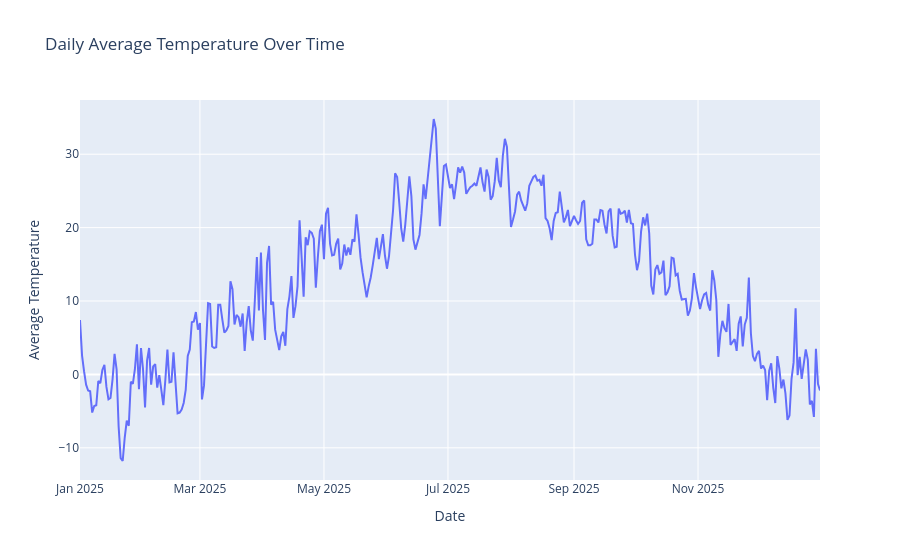

The code cell stored with this chart in its notebook:
### Markdown cell above
### Temperature

### Code cell
fig = px.line(
    weather_daily,
    x="date",
    y="temperature_2m_mean",
    title="Daily Average Temperature Over Time",
    markers=False
)

fig.update_layout(
    xaxis_title="Date",
    yaxis_title="Average Temperature",
    hovermode="x unified"
)

fig.show()

### Figure 1 — Plotly figure (JSON) as saved in the notebook; plotly's stock layout.template omitted (floating-point values rounded to 4 significant figures; data arrays with more than 128 entries replaced by an {"elided": "..."} marker saying what was removed)
{"data": [{"hovertemplate": "date=%{x}<br>temperature_2m_mean=%{y}<extra></extra>", "legendgroup": "", "line": {"color": "#636efa", "dash": "solid"}, "marker": {"symbol": "circle"}, "mode": "lines", "name": "", "orientation": "v", "showlegend": false, "type": "scatter", "x": {"elided": "365 str values"}, "xaxis": "x", "y": {"elided": "365 float values"}, "yaxis": "y"}], "layout": {"hovermode": "x unified", "legend": {"tracegroupgap": 0}, "title": {"text": "Daily Average Temperature Over Time"}, "xaxis": {"anchor": "y", "domain": [0, 1], "title": {"text": "Date"}}, "yaxis": {"anchor": "x", "domain": [0, 1], "title": {"text": "Average Temperature"}}}}
